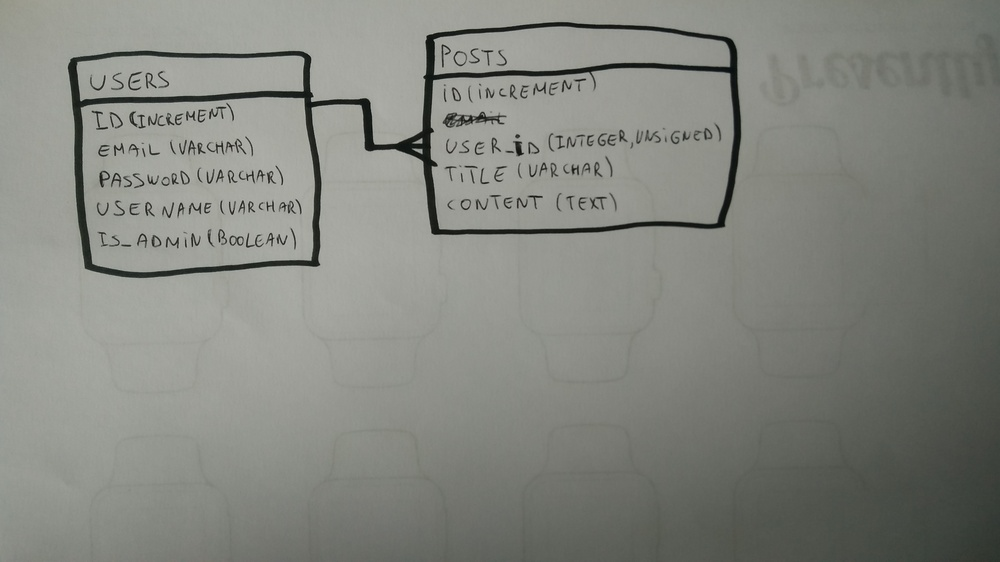
#> input picture images/relation.jpg, 1000 x 562 px, shrunk from 3840 x 2160 before the run
$ python templateMulti.py
#> lines starting #> are read from the running program, lines starting #| are printed output that depends on the picture; after the words box and inside, x2 and y2 are one past the last pixel; in counts of white or black regions, pixels touching at a corner belong together
import cv2
import numpy as np
from matplotlib import pyplot as plt

img_rgb = cv2.imread('images/relation.jpg')
#> img_rgb is the input picture: shape (562, 1000, 3); mean B, G, R 127.4, 133.9, 131.9
img_gray = cv2.cvtColor(img_rgb, cv2.COLOR_BGR2GRAY)
template = cv2.imread('template.png',0)
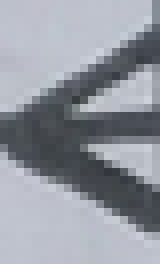
#> input picture template.png, 20 x 33 px, shrunk from 75 x 127 before the run (shown 8 times larger)
#> template: shape (33, 20); min 53, max 208, mean 150.7
w, h = template.shape[::-1]
#> w = 20; h = 33

res = cv2.matchTemplate(img_gray,template,cv2.TM_CCOEFF_NORMED)
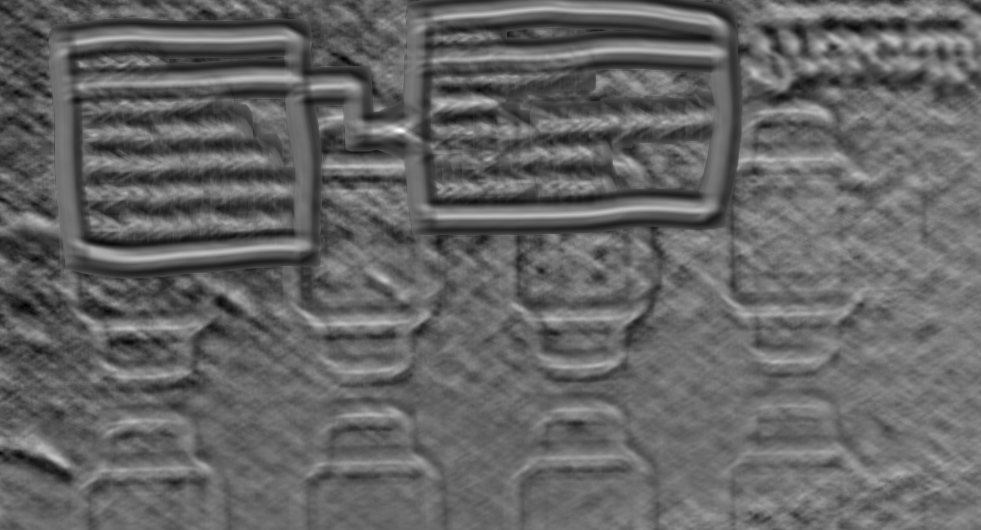
#> res: shape (530, 981) float32; min -0.485, max 0.846, mean 0.0442; drawn with min black and max white
threshold = 0.80
loc = np.where( res >= threshold)
#> loc = ([130, 130, 130, 130], [398, 399, 400, 401])
for pt in zip(*loc[::-1]):
    cv2.rectangle(img_rgb, pt, (pt[0] + w, pt[1] + h), (0,0,255), 2)
#> this loop made 4 passes
#> pt on passes 1 to 4: (398, 130), (399, 130), (400, 130), (401, 130)
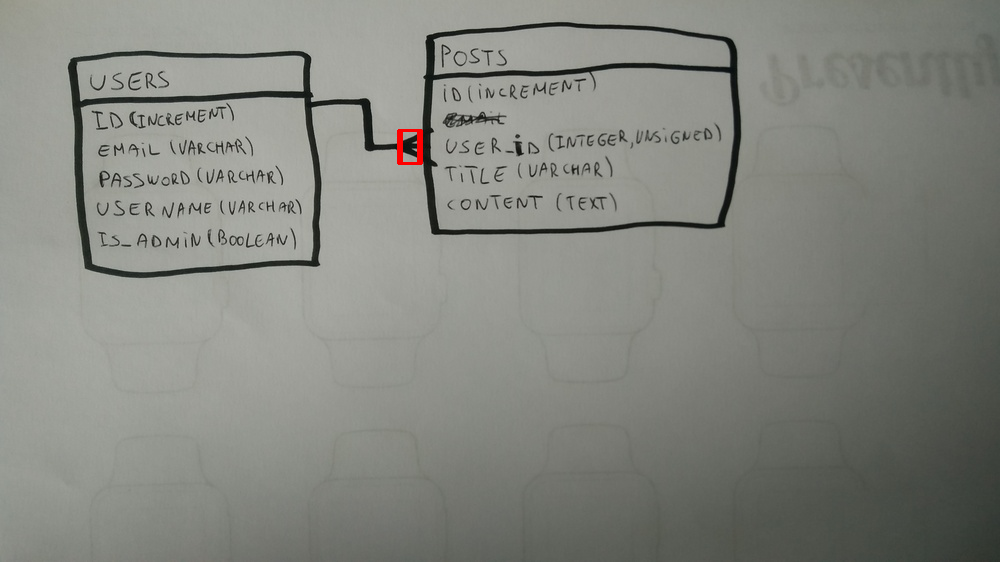
#> img_rgb: shape (562, 1000, 3); 0.09% of pixels changed, all inside (x1, y1, x2, y2) = (397, 129, 423, 165)

cv2.imwrite('res.png',img_rgb)
